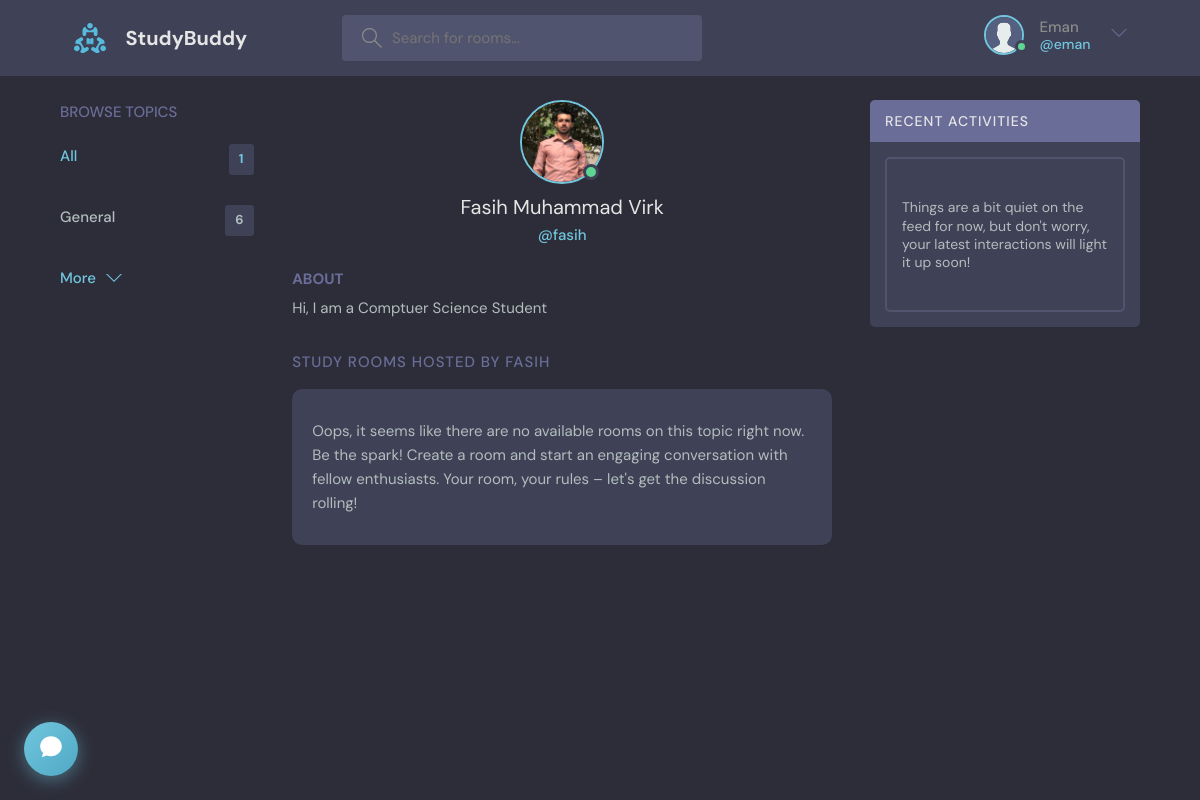
/profile/1/ (signed in), run on an earlier commit of the app's database.
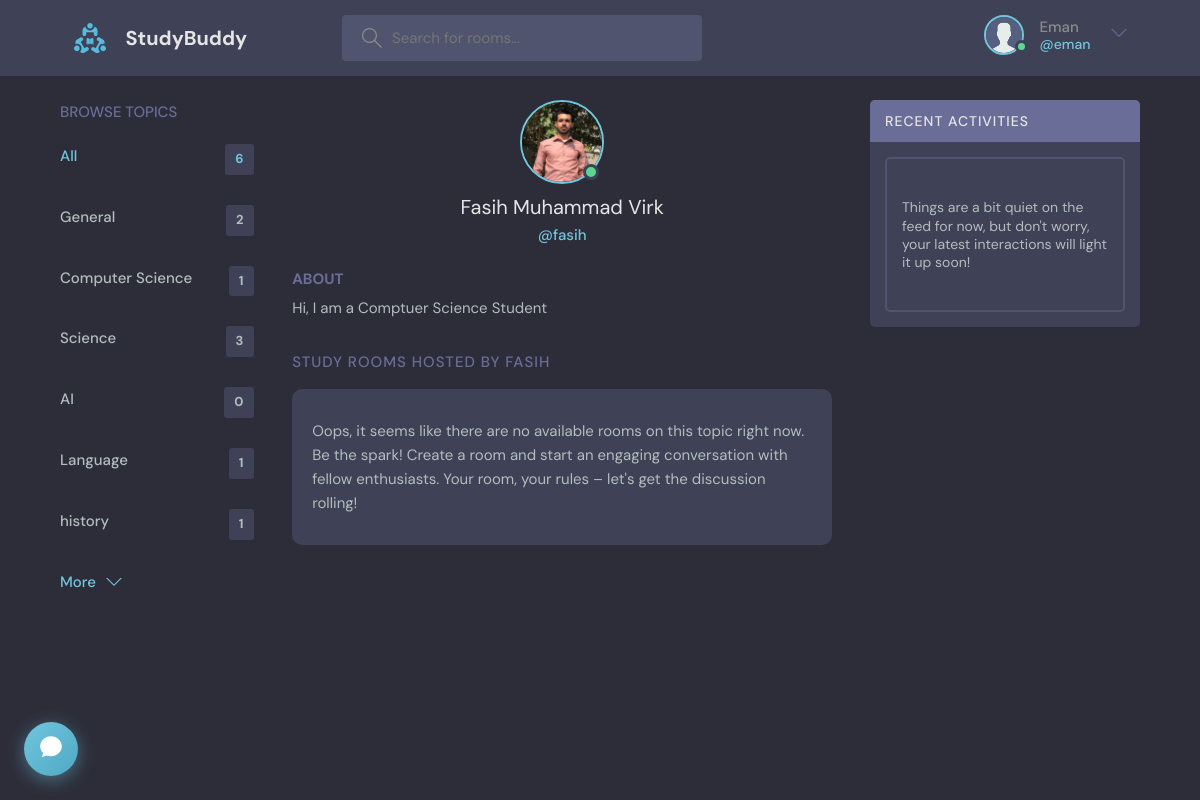
And on a later commit of the database.
### mainapp/models.py (models this page shows, shortened)
class User(AbstractUser):
    name = models.CharField(max_length=200, null=True)
    email = models.EmailField(unique=True)
    bio = models.TextField(null=True)
    avatar = models.ImageField(null=True, default="avatar.svg")
    USERNAME_FIELD = 'email'
    REQUIRED_FIELDS = []

class Topic(models.Model):
    name = models.CharField(max_length=200)

### mainapp/views.py (the view)
# urls.py: path('profile/<str:pk>/', views.userProfile, name="user-profile"),
@login_required(login_url='login')
def userProfile(request, pk):
    user = User.objects.get(id=pk)
    rooms = user.room_set.all()
    room_messages = user.message_set.all()
    topics = Topic.objects.all()
    context = {'user': user, 'rooms': rooms,
               'room_messages': room_messages, 'topics': topics}
    return render(request, 'mainapp/profile.html', context)

### mainapp/templates/mainapp/profile.html (shortened to what this page needs)
{% extends 'main.html' %} {%block content%}
  <main class="profile-page layout layout--3">
    <div class="container">
      {%include 'mainapp/topics_component.html' %}
      <div class="roomList">
        <div class="profile">
          <div class="profile__avatar">
            <div class="avatar avatar--large active">
              <img src="{{user.avatar.url}}" />
            </div>
          </div>
          <div class="profile__info">
            <h3>{{user.name}}</h3>
            <p>@{{user.username}}</p>
          </div>
          <div class="profile__about">
            <h3>About</h3>
            <p>
              {{user.bio}}
            </p>
          </div>
        </div>
        <div class="roomList__header">
          <div>
            <h2>Study Rooms Hosted by {{user.username}}</a>
            </h2>
          </div>
        </div>
        {% include 'mainapp/feed_component.html' %}
      </div>
      {% include 'mainapp/activity_component.html' %}
    </div>
  </main>
{%endblock content%}

### templates/main.html (shortened to what this page needs)
<!DOCTYPE html>
{% load static %}
<html lang="en">
  <head>
    <link rel="stylesheet" href="https://cdnjs.cloudflare.com/ajax/libs/font-awesome/6.5.1/css/all.min.css" />
    <link rel="stylesheet" href="{% static 'style/style.css' %}" />
  </head>
  <body>
    {% include 'navbar.html' %}
    {% block content %}
    {% endblock %}
    {% if request.user.is_authenticated %}
    <div id="studybot-widget">
      <button id="studybot-toggle" aria-label="Open StudyBot">
        <span id="studybot-icon-open">
        </span>
      </button>
    </div>
    {% endif %}
  </body>
</html>

### templates/navbar.html (shortened to what this page needs)
{% load static %}
{% if request.user.is_authenticated %}
<header class="header header--loggedIn">
	<div class="container">
		<a href="{% url 'home' %}" class="header__logo">
			<img src="{% static 'images/logo.svg' %}" />
			<h1>StudyBuddy</h1>
		</a>
		<form class="header__search" method="GET" action="{% url 'home' %}">
			<label>
				<input name="q" placeholder="Search for rooms..." />
			</label>
		</form>
		<nav class="header__menu">
			<div class="header__user">
				<a href="{% url 'user-profile' user.id %}">
					<div class="avatar avatar--medium active">
						<img src="{{request.user.avatar.url}}" />
					</div>
					<p>
						{{request.user.name}} <span>@{{request.user.username}}</span>
					</p>
				</a>
				<button class="dropdown-button">
					<svg
						version="1.1"
						xmlns="http://www.w3.org/2000/svg"
						width="32"
						height="32"
						viewBox="0 0 32 32"
					>
						<title>chevron-down</title>
						<path d="M16 21l-13-13h-3l16 16 16-16h-3l-13 13z"></path>
					</svg>
				</button>
			</div>
			{% endif %}
		</nav>
	</div>
</header>

### mainapp/templates/mainapp/topics_component.html
<div class="topics">
    <div class="topics__header">
        <h2>Browse Topics</h2>
    </div>
    <ul class="topics__list">
        <li>
            <a href="{% url 'home'%}" class="active">All <span>{{topics.count}}</span></a>
        </li>
        {%for topic in topics%}
        <li>
            <a href="{% url 'home' %}?q={{topic.name|urlencode}}">{{topic.name}} <span>{{topic.room_set.all.count}}</span></a>
        </li>
        {%endfor%}
    </ul>
    <a class="btn btn--link" href="{% url 'topics' %}">
        More
        <svg
            version="1.1"
            xmlns="http://www.w3.org/2000/svg"
            width="32"
            height="32"
            viewBox="0 0 32 32"
        >
            <title>chevron-down</title>
            <path d="M16 21l-13-13h-3l16 16 16-16h-3l-13 13z"></path>
        </svg>
    </a>
</div>

### mainapp/templates/mainapp/feed_component.html (shortened to what this page needs)
{% if rooms.count == 0 or rooms.count == '0' %}
<div class="roomListRoom">
	<div class="roomListRoom__content">
		<p>
			Oops, it seems like there are no available rooms on this topic right now.
			Be the spark! Create a room and start an engaging conversation with fellow
			enthusiasts. Your room, your rules – let's get the discussion rolling!
		</p>
	</div>
</div>
{% endif %}

### mainapp/templates/mainapp/activity_component.html (shortened to what this page needs)
	<div class="activities" style="margin-bottom: 3rem;">
		<div class="activities__header">
			<h2>Recent Activities</h2>
		</div>
	{%if room_messages.count == 0 or room_messages.count == '0' %}
	<div class="activities__box">
		<br>
		<div class="activities__boxHeader roomListRoom__header">
			<p>
				Things are a bit quiet on the feed for now, but don't worry, your latest
				interactions will light it up soon!
			</p>
		</div>
		<br>
	</div>
	{%endif%}
</div>

What changed in the data, as far as the page shows it:
computed for Topic "General": room_set.all.count "6" → "2"
added Topic: name "Computer Science", room_set.all.count "1"
added Topic: name "Science", room_set.all.count "3"
added Topic: name "AI", room_set.all.count "0"
added Topic: name "Language", room_set.all.count "1"
added Topic: name "history", room_set.all.count "1"
Also different on the page:
{{ topics.count }}: "1" → "6"
